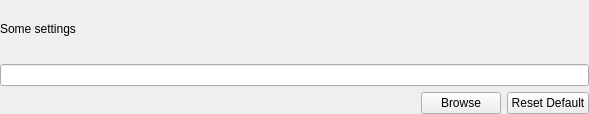
<?xml version="1.0" encoding="UTF-8"?>
<ui version="4.0">
 <class>PathSetting</class>
 <widget class="QWidget" name="PathSetting">
  <property name="geometry">
   <rect>
    <x>0</x>
    <y>0</y>
    <width>589</width>
    <height>114</height>
   </rect>
  </property>
  <property name="windowTitle">
   <string>Form</string>
  </property>
  <layout class="QVBoxLayout" name="verticalLayout">
   <property name="leftMargin">
    <number>0</number>
   </property>
   <property name="topMargin">
    <number>0</number>
   </property>
   <property name="rightMargin">
    <number>0</number>
   </property>
   <property name="bottomMargin">
    <number>0</number>
   </property>
   <item>
    <widget class="QLabel" name="label">
     <property name="text">
      <string>Some settings</string>
     </property>
    </widget>
   </item>
   <item>
    <widget class="QLineEdit" name="lineEdit"/>
   </item>
   <item>
    <layout class="QHBoxLayout" name="horizontalLayout">
     <item>
      <spacer name="horizontalSpacer">
       <property name="orientation">
        <enum>Qt::Horizontal</enum>
       </property>
       <property name="sizeHint" stdset="0">
        <size>
         <width>40</width>
         <height>20</height>
        </size>
       </property>
      </spacer>
     </item>
     <item>
      <widget class="QPushButton" name="browseButton">
       <property name="text">
        <string>Browse</string>
       </property>
      </widget>
     </item>
     <item>
      <widget class="QPushButton" name="resetButton">
       <property name="text">
        <string>Reset Default</string>
       </property>
      </widget>
     </item>
    </layout>
   </item>
  </layout>
 </widget>
 <resources/>
 <connections/>
</ui>
